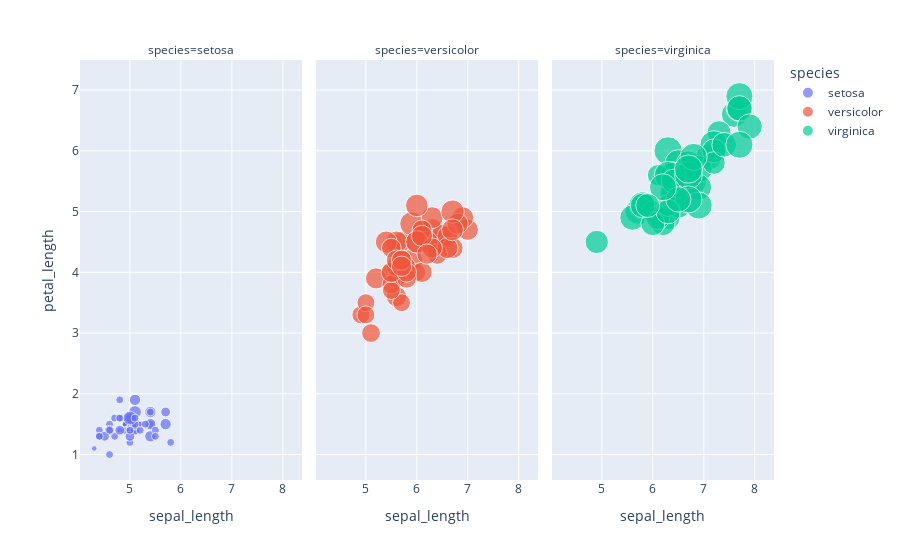

Write notebook code for a chart like this one.
### Code cell
fig = px.scatter(
    df,
    x = 'sepal_length',
    y= 'petal_length',
    size = 'petal_width',
    hover_data= ['species','petal_width'],
    hover_name= 'species',                  # HOVER BOX - name you can specify here 
    color= 'species',
    facet_col= 'species'                    # create subplot, without creating subplots!!
    )

fig.show()

### Figure 1 — Plotly figure (JSON) as saved in the notebook; plotly's stock layout.template omitted (floating-point values rounded to 4 significant figures)
{"data": [{"customdata": [["setosa", 0.2], ["setosa", 0.2], ["setosa", 0.2], ["setosa", 0.2], ["setosa", 0.2], ["setosa", 0.4], ["setosa", 0.3], ["setosa", 0.2], ["setosa", 0.2], ["setosa", 0.1], ["setosa", 0.2], ["setosa", 0.2], ["setosa", 0.1], ["setosa", 0.1], ["setosa", 0.2], ["setosa", 0.4], ["setosa", 0.4], ["setosa", 0.3], ["setosa", 0.3], ["setosa", 0.3], ["setosa", 0.2], ["setosa", 0.4], ["setosa", 0.2], ["setosa", 0.5], ["setosa", 0.2], ["setosa", 0.2], ["setosa", 0.4], ["setosa", 0.2], ["setosa", 0.2], ["setosa", 0.2], ["setosa", 0.2], ["setosa", 0.4], ["setosa", 0.1], ["setosa", 0.2], ["setosa", 0.1], ["setosa", 0.2], ["setosa", 0.2], ["setosa", 0.1], ["setosa", 0.2], ["setosa", 0.2], ["setosa", 0.3], ["setosa", 0.3], ["setosa", 0.2], ["setosa", 0.6], ["setosa", 0.4], ["setosa", 0.3], ["setosa", 0.2], ["setosa", 0.2], ["setosa", 0.2], ["setosa", 0.2]], "hovertemplate": "<b>%{hovertext}</b><br><br>species=%{customdata[0]}<br>sepal_length=%{x}<br>petal_length=%{y}<br>petal_width=%{customdata[1]}<extra></extra>", "hovertext": ["setosa", "setosa", "setosa", "setosa", "setosa", "setosa", "setosa", "setosa", "setosa", "setosa", "setosa", "setosa", "setosa", "setosa", "setosa", "setosa", "setosa", "setosa", "setosa", "setosa", "setosa", "setosa", "setosa", "setosa", "setosa", "setosa", "setosa", "setosa", "setosa", "setosa", "setosa", "setosa", "setosa", "setosa", "setosa", "setosa", "setosa", "setosa", "setosa", "setosa", "setosa", "setosa", "setosa", "setosa", "setosa", "setosa", "setosa", "setosa", "setosa", "setosa"], "legendgroup": "setosa", "marker": {"color": "#636efa", "size": [0.2, 0.2, 0.2, 0.2, 0.2, 0.4, 0.3, 0.2, 0.2, 0.1, 0.2, 0.2, 0.1, 0.1, 0.2, 0.4, 0.4, 0.3, 0.3, 0.3, 0.2, 0.4, 0.2, 0.5, 0.2, 0.2, 0.4, 0.2, 0.2, 0.2, 0.2, 0.4, 0.1, 0.2, 0.1, 0.2, 0.2, 0.1, 0.2, 0.2, 0.3, 0.3, 0.2, 0.6, 0.4, 0.3, 0.2, 0.2, 0.2, 0.2], "sizemode": "area", "sizeref": 0.00625, "symbol": "circle"}, "mode": "markers", "name": "setosa", "orientation": "v", "showlegend": true, "type": "scatter", "x": [5.1, 4.9, 4.7, 4.6, 5.0, 5.4, 4.6, 5.0, 4.4, 4.9, 5.4, 4.8, 4.8, 4.3, 5.8, 5.7, 5.4, 5.1, 5.7, 5.1, 5.4, 5.1, 4.6, 5.1, 4.8, 5.0, 5.0, 5.2, 5.2, 4.7, 4.8, 5.4, 5.2, 5.5, 4.9, 5.0, 5.5, 4.9, 4.4, 5.1, 5.0, 4.5, 4.4, 5.0, 5.1, 4.8, 5.1, 4.6, 5.3, 5.0], "xaxis": "x", "y": [1.4, 1.4, 1.3, 1.5, 1.4, 1.7, 1.4, 1.5, 1.4, 1.5, 1.5, 1.6, 1.4, 1.1, 1.2, 1.5, 1.3, 1.4, 1.7, 1.5, 1.7, 1.5, 1.0, 1.7, 1.9, 1.6, 1.6, 1.5, 1.4, 1.6, 1.6, 1.5, 1.5, 1.4, 1.5, 1.2, 1.3, 1.5, 1.3, 1.5, 1.3, 1.3, 1.3, 1.6, 1.9, 1.4, 1.6, 1.4, 1.5, 1.4], "yaxis": "y"}, {"customdata": [["versicolor", 1.4], ["versicolor", 1.5], ["versicolor", 1.5], ["versicolor", 1.3], ["versicolor", 1.5], ["versicolor", 1.3], ["versicolor", 1.6], ["versicolor", 1], ["versicolor", 1.3], ["versicolor", 1.4], ["versicolor", 1], ["versicolor", 1.5], ["versicolor", 1], ["versicolor", 1.4], ["versicolor", 1.3], ["versicolor", 1.4], ["versicolor", 1.5], ["versicolor", 1], ["versicolor", 1.5], ["versicolor", 1.1], ["versicolor", 1.8], ["versicolor", 1.3], ["versicolor", 1.5], ["versicolor", 1.2], ["versicolor", 1.3], ["versicolor", 1.4], ["versicolor", 1.4], ["versicolor", 1.7], ["versicolor", 1.5], ["versicolor", 1], ["versicolor", 1.1], ["versicolor", 1], ["versicolor", 1.2], ["versicolor", 1.6], ["versicolor", 1.5], ["versicolor", 1.6], ["versicolor", 1.5], ["versicolor", 1.3], ["versicolor", 1.3], ["versicolor", 1.3], ["versicolor", 1.2], ["versicolor", 1.4], ["versicolor", 1.2], ["versicolor", 1], ["versicolor", 1.3], ["versicolor", 1.2], ["versicolor", 1.3], ["versicolor", 1.3], ["versicolor", 1.1], ["versicolor", 1.3]], "hovertemplate": "<b>%{hovertext}</b><br><br>species=%{customdata[0]}<br>sepal_length=%{x}<br>petal_length=%{y}<br>petal_width=%{customdata[1]}<extra></extra>", "hovertext": ["versicolor", "versicolor", "versicolor", "versicolor", "versicolor", "versicolor", "versicolor", "versicolor", "versicolor", "versicolor", "versicolor", "versicolor", "versicolor", "versicolor", "versicolor", "versicolor", "versicolor", "versicolor", "versicolor", "versicolor", "versicolor", "versicolor", "versicolor", "versicolor", "versicolor", "versicolor", "versicolor", "versicolor", "versicolor", "versicolor", "versicolor", "versicolor", "versicolor", "versicolor", "versicolor", "versicolor", "versicolor", "versicolor", "versicolor", "versicolor", "versicolor", "versicolor", "versicolor", "versicolor", "versicolor", "versicolor", "versicolor", "versicolor", "versicolor", "versicolor"], "legendgroup": "versicolor", "marker": {"color": "#EF553B", "size": [1.4, 1.5, 1.5, 1.3, 1.5, 1.3, 1.6, 1.0, 1.3, 1.4, 1.0, 1.5, 1.0, 1.4, 1.3, 1.4, 1.5, 1.0, 1.5, 1.1, 1.8, 1.3, 1.5, 1.2, 1.3, 1.4, 1.4, 1.7, 1.5, 1.0, 1.1, 1.0, 1.2, 1.6, 1.5, 1.6, 1.5, 1.3, 1.3, 1.3, 1.2, 1.4, 1.2, 1.0, 1.3, 1.2, 1.3, 1.3, 1.1, 1.3], "sizemode": "area", "sizeref": 0.00625, "symbol": "circle"}, "mode": "markers", "name": "versicolor", "orientation": "v", "showlegend": true, "type": "scatter", "x": [7.0, 6.4, 6.9, 5.5, 6.5, 5.7, 6.3, 4.9, 6.6, 5.2, 5.0, 5.9, 6.0, 6.1, 5.6, 6.7, 5.6, 5.8, 6.2, 5.6, 5.9, 6.1, 6.3, 6.1, 6.4, 6.6, 6.8, 6.7, 6.0, 5.7, 5.5, 5.5, 5.8, 6.0, 5.4, 6.0, 6.7, 6.3, 5.6, 5.5, 5.5, 6.1, 5.8, 5.0, 5.6, 5.7, 5.7, 6.2, 5.1, 5.7], "xaxis": "x2", "y": [4.7, 4.5, 4.9, 4.0, 4.6, 4.5, 4.7, 3.3, 4.6, 3.9, 3.5, 4.2, 4.0, 4.7, 3.6, 4.4, 4.5, 4.1, 4.5, 3.9, 4.8, 4.0, 4.9, 4.7, 4.3, 4.4, 4.8, 5.0, 4.5, 3.5, 3.8, 3.7, 3.9, 5.1, 4.5, 4.5, 4.7, 4.4, 4.1, 4.0, 4.4, 4.6, 4.0, 3.3, 4.2, 4.2, 4.2, 4.3, 3.0, 4.1], "yaxis": "y2"}, {"customdata": [["virginica", 2.5], ["virginica", 1.9], ["virginica", 2.1], ["virginica", 1.8], ["virginica", 2.2], ["virginica", 2.1], ["virginica", 1.7], ["virginica", 1.8], ["virginica", 1.8], ["virginica", 2.5], ["virginica", 2], ["virginica", 1.9], ["virginica", 2.1], ["virginica", 2], ["virginica", 2.4], ["virginica", 2.3], ["virginica", 1.8], ["virginica", 2.2], ["virginica", 2.3], ["virginica", 1.5], ["virginica", 2.3], ["virginica", 2], ["virginica", 2], ["virginica", 1.8], ["virginica", 2.1], ["virginica", 1.8], ["virginica", 1.8], ["virginica", 1.8], ["virginica", 2.1], ["virginica", 1.6], ["virginica", 1.9], ["virginica", 2], ["virginica", 2.2], ["virginica", 1.5], ["virginica", 1.4], ["virginica", 2.3], ["virginica", 2.4], ["virginica", 1.8], ["virginica", 1.8], ["virginica", 2.1], ["virginica", 2.4], ["virginica", 2.3], ["virginica", 1.9], ["virginica", 2.3], ["virginica", 2.5], ["virginica", 2.3], ["virginica", 1.9], ["virginica", 2], ["virginica", 2.3], ["virginica", 1.8]], "hovertemplate": "<b>%{hovertext}</b><br><br>species=%{customdata[0]}<br>sepal_length=%{x}<br>petal_length=%{y}<br>petal_width=%{customdata[1]}<extra></extra>", "hovertext": ["virginica", "virginica", "virginica", "virginica", "virginica", "virginica", "virginica", "virginica", "virginica", "virginica", "virginica", "virginica", "virginica", "virginica", "virginica", "virginica", "virginica", "virginica", "virginica", "virginica", "virginica", "virginica", "virginica", "virginica", "virginica", "virginica", "virginica", "virginica", "virginica", "virginica", "virginica", "virginica", "virginica", "virginica", "virginica", "virginica", "virginica", "virginica", "virginica", "virginica", "virginica", "virginica", "virginica", "virginica", "virginica", "virginica", "virginica", "virginica", "virginica", "virginica"], "legendgroup": "virginica", "marker": {"color": "#00cc96", "size": [2.5, 1.9, 2.1, 1.8, 2.2, 2.1, 1.7, 1.8, 1.8, 2.5, 2.0, 1.9, 2.1, 2.0, 2.4, 2.3, 1.8, 2.2, 2.3, 1.5, 2.3, 2.0, 2.0, 1.8, 2.1, 1.8, 1.8, 1.8, 2.1, 1.6, 1.9, 2.0, 2.2, 1.5, 1.4, 2.3, 2.4, 1.8, 1.8, 2.1, 2.4, 2.3, 1.9, 2.3, 2.5, 2.3, 1.9, 2.0, 2.3, 1.8], "sizemode": "area", "sizeref": 0.00625, "symbol": "circle"}, "mode": "markers", "name": "virginica", "orientation": "v", "showlegend": true, "type": "scatter", "x": [6.3, 5.8, 7.1, 6.3, 6.5, 7.6, 4.9, 7.3, 6.7, 7.2, 6.5, 6.4, 6.8, 5.7, 5.8, 6.4, 6.5, 7.7, 7.7, 6.0, 6.9, 5.6, 7.7, 6.3, 6.7, 7.2, 6.2, 6.1, 6.4, 7.2, 7.4, 7.9, 6.4, 6.3, 6.1, 7.7, 6.3, 6.4, 6.0, 6.9, 6.7, 6.9, 5.8, 6.8, 6.7, 6.7, 6.3, 6.5, 6.2, 5.9], "xaxis": "x3", "y": [6.0, 5.1, 5.9, 5.6, 5.8, 6.6, 4.5, 6.3, 5.8, 6.1, 5.1, 5.3, 5.5, 5.0, 5.1, 5.3, 5.5, 6.7, 6.9, 5.0, 5.7, 4.9, 6.7, 4.9, 5.7, 6.0, 4.8, 4.9, 5.6, 5.8, 6.1, 6.4, 5.6, 5.1, 5.6, 6.1, 5.6, 5.5, 4.8, 5.4, 5.6, 5.1, 5.1, 5.9, 5.7, 5.2, 5.0, 5.2, 5.4, 5.1], "yaxis": "y3"}], "layout": {"annotations": [{"font": {}, "showarrow": false, "text": "species=setosa", "x": 0.16, "xanchor": "center", "xref": "paper", "y": 1, "yanchor": "bottom", "yref": "paper"}, {"font": {}, "showarrow": false, "text": "species=versicolor", "x": 0.5, "xanchor": "center", "xref": "paper", "y": 1, "yanchor": "bottom", "yref": "paper"}, {"font": {}, "showarrow": false, "text": "species=virginica", "x": 0.84, "xanchor": "center", "xref": "paper", "y": 1, "yanchor": "bottom", "yref": "paper"}], "legend": {"itemsizing": "constant", "title": {"text": "species"}, "tracegroupgap": 0}, "margin": {"t": 60}, "xaxis": {"anchor": "y", "domain": [0, 0.32], "title": {"text": "sepal_length"}}, "xaxis2": {"anchor": "y2", "domain": [0.34, 0.66], "matches": "x", "title": {"text": "sepal_length"}}, "xaxis3": {"anchor": "y3", "domain": [0.68, 1.0], "matches": "x", "title": {"text": "sepal_length"}}, "yaxis": {"anchor": "x", "domain": [0, 1], "title": {"text": "petal_length"}}, "yaxis2": {"anchor": "x2", "domain": [0, 1], "matches": "y", "showticklabels": false}, "yaxis3": {"anchor": "x3", "domain": [0, 1], "matches": "y", "showticklabels": false}}}
